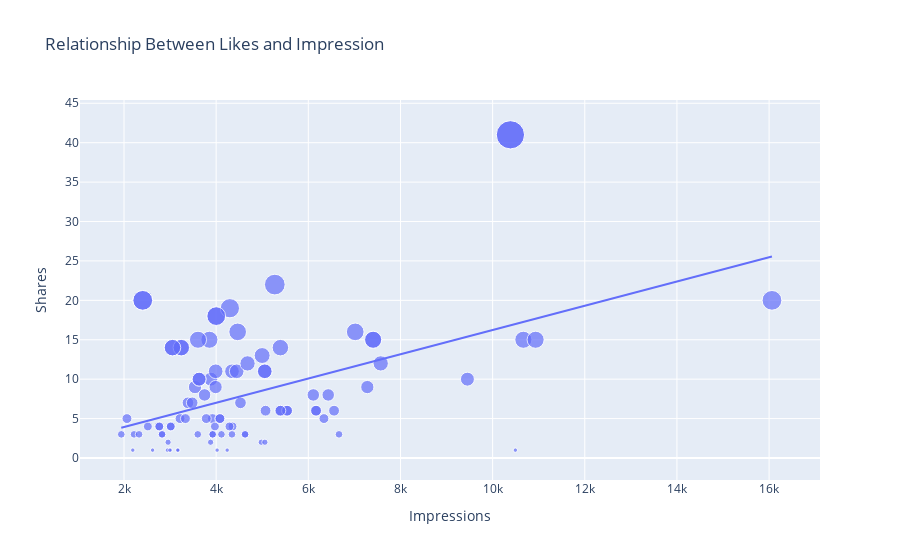

Here is the notebook cell this chart was saved with:
### Code cell
figure = px.scatter(data_frame=data, x='Impressions', y='Shares', size='Shares', trendline='ols', title='Relationship Between Likes and Impression')
figure.show()
